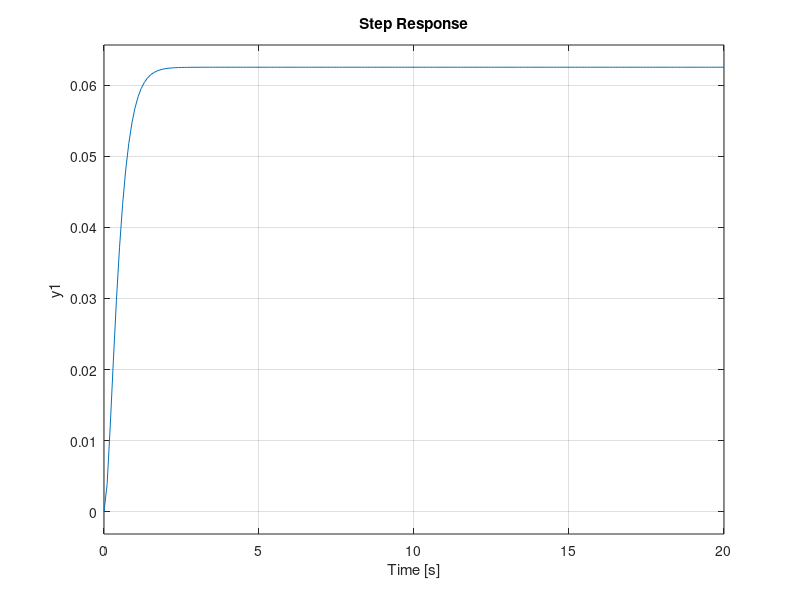

The MATLAB script that drew this image:
% Clear
clear
clc
close all

%% Second Order Critically Damped System
% G(s) = 1 / (s + 4)^2

b = 1;
c = 8;
d = 16;

G_num = [1];
G_den = [b c d];
G = tf(G_num,G_den)

% step response
step(G,0:0.1:20)
